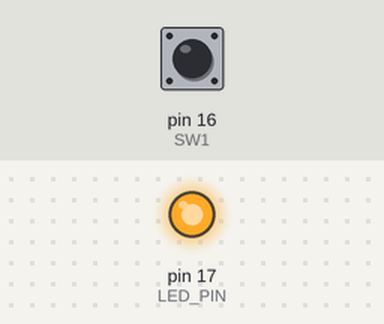
This sketch was run on a simulated Arduino Uno, built with avr-gcc and run on an emulated ATmega328P. On the bench: output pins drawn as LEDs (lit = HIGH). Inputs (shaded band) come from the test bench; at power-on: pin 16 (SW1) HIGH. What the sketch prints to the serial monitor is not drawn.

Above: at 1.2 s.
1.3 s: pin 16 (SW1) pulled LOW for 0.15 s
At 1.37 s:
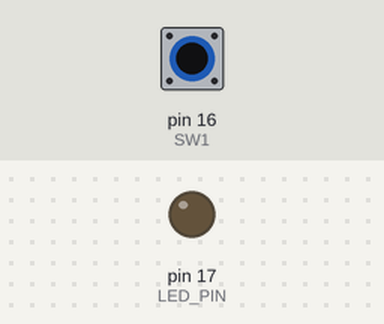
2.9 s: pin 16 (SW1) pulled LOW for 3.2 s
At 7.5 s:
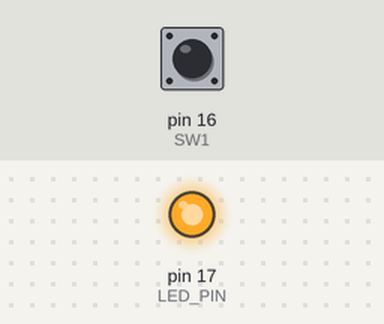
9.1 s: pin 16 (SW1) driven LOW
At 9.7 s:
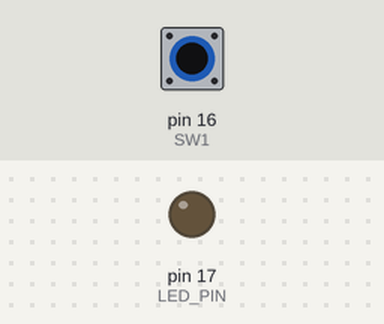
12.1 s: pin 16 (SW1) driven HIGH
At 13.2 s:
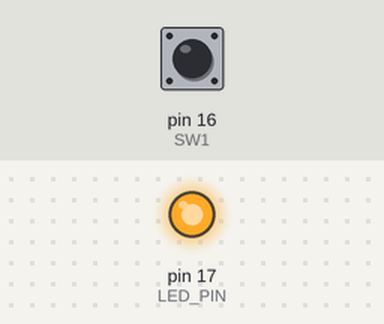
Timing chart, 0 to 15.1 s (numbered marks = the images above; inputs shaded):
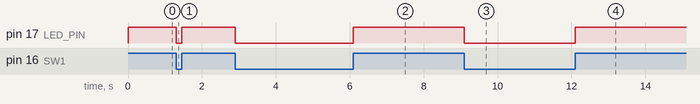

The sketch:

3.1.1.ino
```cpp
#define LED_PIN  17
#define SW1 16

void setup() {
    Serial.begin(115200);
    pinMode(LED_PIN, OUTPUT);
    pinMode(SW1, INPUT_PULLUP);

}

void loop() {
    if (digitalRead(SW1) == LOW) {
        digitalWrite(LED_PIN, LOW);
        Serial.println("ติด");
    } else {
        digitalWrite(LED_PIN, HIGH);
        Serial.println("ดับ");
    }
}
```

Measured:
- after the input at 1.3 s, pin 17 (LED_PIN): HIGH → LOW at once, → HIGH 0.15 s later
- after the input at 2.9 s, pin 17 (LED_PIN): HIGH → LOW at once, → HIGH 3.2 s later
- after the input at 9.1 s, pin 17 (LED_PIN): HIGH → LOW at once
- after the input at 12.1 s, pin 17 (LED_PIN): LOW → HIGH at once
